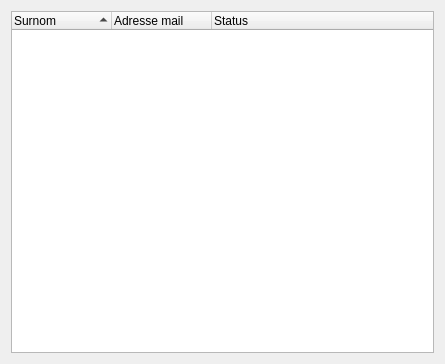
<?xml version="1.0" encoding="UTF-8"?>
<ui version="4.0">
 <class>Dialog</class>
 <widget class="QDialog" name="Dialog">
  <property name="geometry">
   <rect>
    <x>0</x>
    <y>0</y>
    <width>445</width>
    <height>364</height>
   </rect>
  </property>
  <property name="windowTitle">
   <string>Récapitulatif des envois</string>
  </property>
  <layout class="QGridLayout" name="gridLayout">
   <item row="0" column="0">
    <widget class="QTreeWidget" name="mail_list">
     <property name="indentation">
      <number>0</number>
     </property>
     <property name="uniformRowHeights">
      <bool>true</bool>
     </property>
     <property name="sortingEnabled">
      <bool>true</bool>
     </property>
     <attribute name="headerMinimumSectionSize">
      <number>25</number>
     </attribute>
     <attribute name="headerShowSortIndicator" stdset="0">
      <bool>true</bool>
     </attribute>
     <column>
      <property name="text">
       <string>Surnom</string>
      </property>
     </column>
     <column>
      <property name="text">
       <string>Adresse mail</string>
      </property>
     </column>
     <column>
      <property name="text">
       <string>Status</string>
      </property>
     </column>
    </widget>
   </item>
  </layout>
 </widget>
 <resources/>
 <connections/>
</ui>
